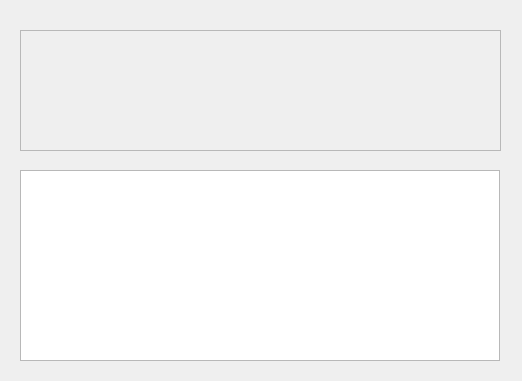
<?xml version="1.0" encoding="UTF-8"?>
<ui version="4.0">
 <class>TransportDebug</class>
 <widget class="QWidget" name="TransportDebug">
  <property name="windowModality">
   <enum>Qt::NonModal</enum>
  </property>
  <property name="geometry">
   <rect>
    <x>0</x>
    <y>0</y>
    <width>522</width>
    <height>381</height>
   </rect>
  </property>
  <property name="windowTitle">
   <string>Debug</string>
  </property>
  <widget class="QTextEdit" name="textEdit">
   <property name="geometry">
    <rect>
     <x>20</x>
     <y>170</y>
     <width>480</width>
     <height>191</height>
    </rect>
   </property>
  </widget>
  <widget class="QScrollArea" name="scrollArea">
   <property name="geometry">
    <rect>
     <x>20</x>
     <y>30</y>
     <width>481</width>
     <height>121</height>
    </rect>
   </property>
   <property name="verticalScrollBarPolicy">
    <enum>Qt::ScrollBarAlwaysOff</enum>
   </property>
   <property name="horizontalScrollBarPolicy">
    <enum>Qt::ScrollBarAlwaysOff</enum>
   </property>
   <property name="widgetResizable">
    <bool>true</bool>
   </property>
   <widget class="QWidget" name="scrollAreaWidgetContents">
    <property name="geometry">
     <rect>
      <x>0</x>
      <y>0</y>
      <width>479</width>
      <height>119</height>
     </rect>
    </property>
   </widget>
  </widget>
 </widget>
 <resources/>
 <connections/>
</ui>
